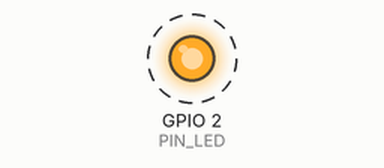
The program below on a simulated ESP32. Shown: output pins drawn as LEDs (lit = HIGH). Dashed ring = blinking.

Above: at 0.2 s.
Timing chart, 0 to 3.0 s (numbered marks = the images above):
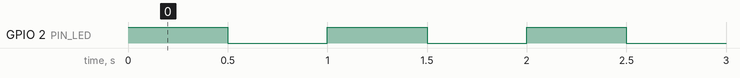

Measured:
- by itself, GPIO 2 (PIN_LED): alternates HIGH for 0.50 s and LOW for 0.50 s

The program:

main.cpp
```cpp
#include <Arduino.h>

#define PIN_LED 2         // Pin al que se conecta el led
#define TIEMPO_MS 500     // Tiempo de espera en milisegundos

void setup() {
  pinMode(PIN_LED, OUTPUT);
}
void loop() {
  digitalWrite(PIN_LED, HIGH);
  delay(TIEMPO_MS);
  digitalWrite(PIN_LED, LOW);
  delay(TIEMPO_MS);
}
```
